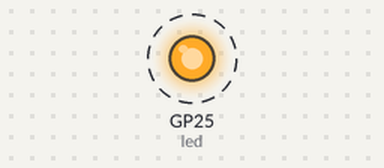
Simulated run of this program. Board: Raspberry Pi Pico running MicroPython. Parts: output pins drawn as LEDs (lit = HIGH). Dashed ring = blinking.

Above: at 0.5 s.
Timing chart, 0 to 4.6 s (numbered marks = the images above):
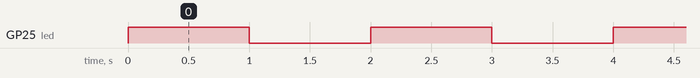

Measured:
- by itself, GP25 (led): alternates HIGH for 1.0 s and LOW for 1.0 s

The program:

ledusingRASP.py
```python
from machine import Pin
import utime

led = Pin(25, Pin.OUT)
delay = 1

while True:
        led.high()
        utime.sleep(delay)
        led.low()
        utime.sleep(delay)
```
